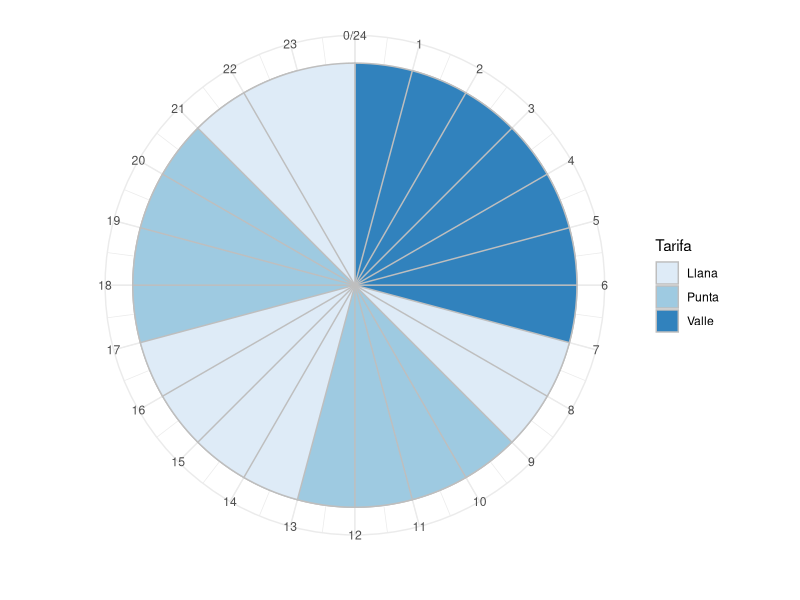

The R source for this figure:
# Second take
# Code from https://stackoverflow.com/questions/18648115/circular-time-plots-in-r-with-stacked-rose

horas <- read.csv("tramos2.csv",
                  header = TRUE)

library('ggplot2')

p <- ggplot(horas, aes(x = Hora, y = 1, fill = Tarifa)) +
  geom_bar(width = 2, colour = 'grey', stat = 'identity') +
  theme_minimal() +
  theme(axis.text.y = element_blank(),
        axis.title.y = element_blank()) +
  scale_fill_brewer() +
  coord_polar(start = 0) +
  scale_x_continuous("", limits = c(0,24), breaks = seq(0,24), labels = seq(0,24))

p
